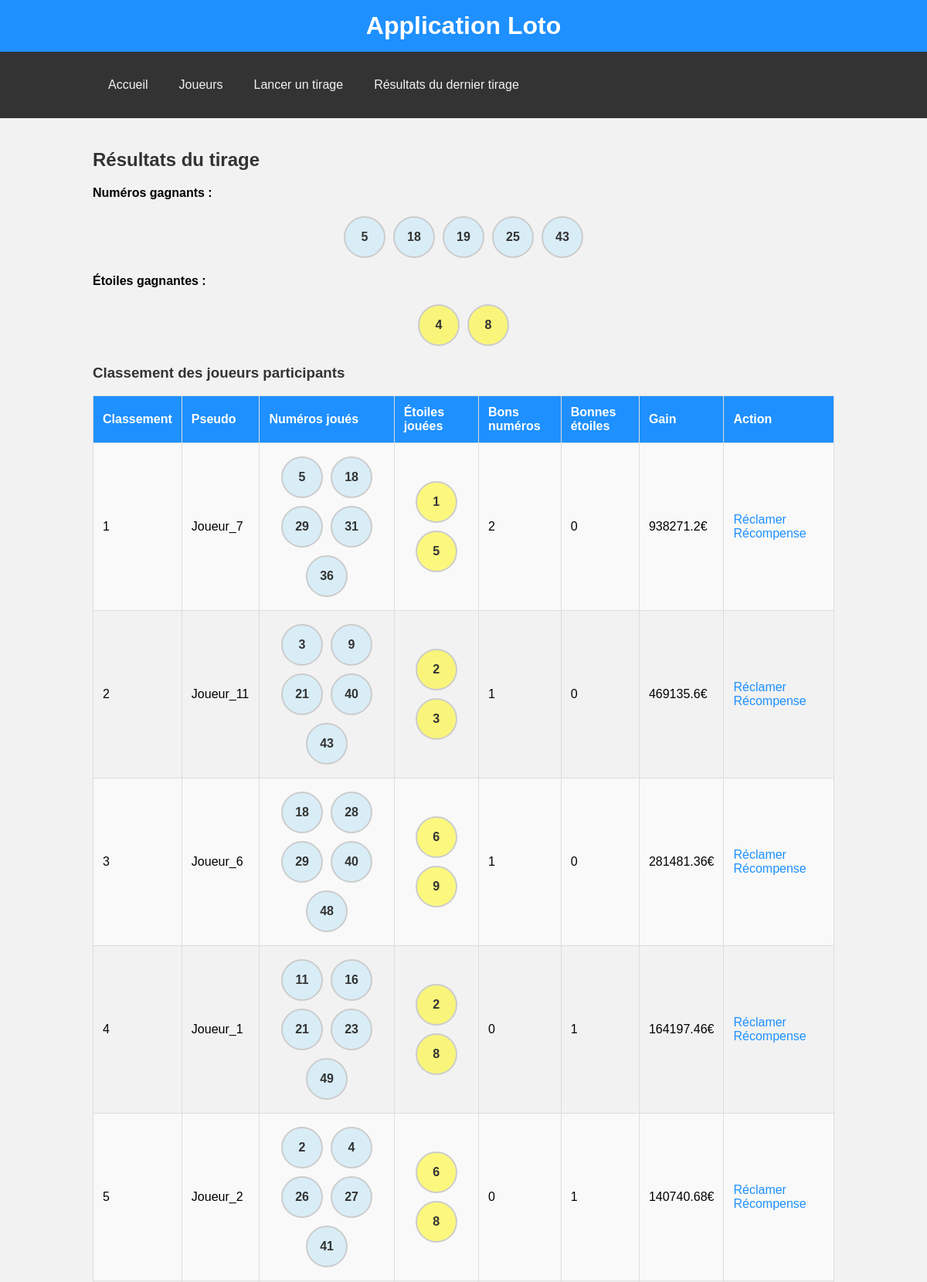
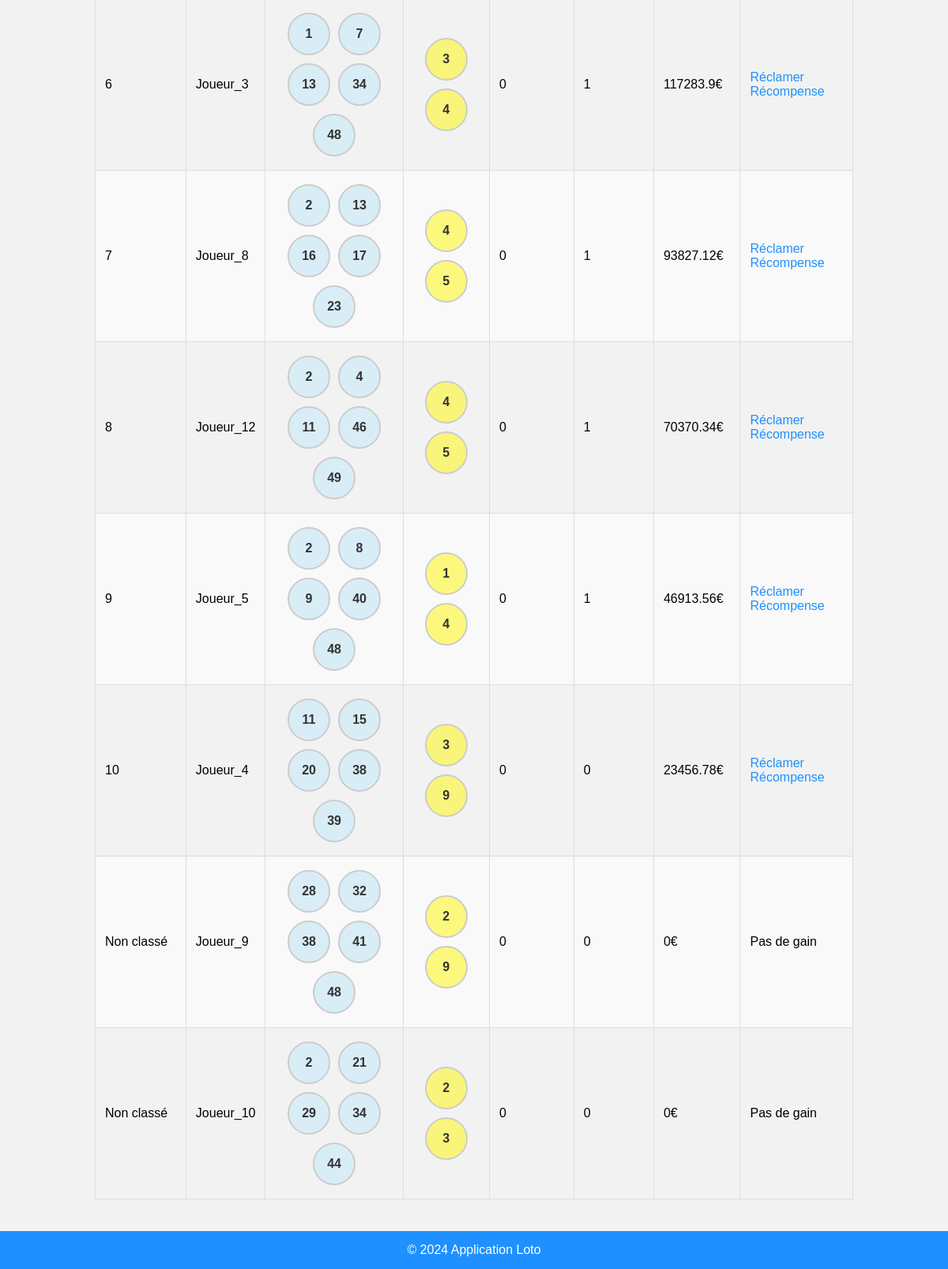
Page /resultats on the committed database (2 pictures, top to bottom).
### Loto.py (models this page shows)
class Joueur(db.Model):
    id = db.Column(db.Integer, primary_key=True)  # Clé primaire
    pseudo = db.Column(db.String(50), unique=True, nullable=False)  # Pseudo du joueur (doit être unique)
    numeros = db.Column(db.String(50))  # Numéros joués par le joueur
    etoiles = db.Column(db.String(50))  # Étoiles jouées par le joueur
    participation = db.Column(db.Boolean, default=True)  # Indique si le joueur participe
    password = db.Column(db.String(100), nullable=False)  # Mot de passe du joueur
    numero_unique = db.Column(db.String(50), unique=True, nullable=False)  # Identifiant unique
    resultats = db.relationship('Resultat', backref='joueur', cascade='all, delete-orphan')  # Relation avec les résultats

class Resultat(db.Model):
    id = db.Column(db.Integer, primary_key=True)
    tirage_id = db.Column(db.Integer, db.ForeignKey('tirage.id', ondelete='CASCADE'), nullable=False)
    joueur_id = db.Column(db.Integer, db.ForeignKey('joueur.id', ondelete='CASCADE'), nullable=False)
    bons_numeros = db.Column(db.Integer)
    bonnes_etoiles = db.Column(db.Integer)
    gain = db.Column(db.Float)
    classement = db.Column(db.Integer)
    proximity_score = db.Column(db.Integer)

### Loto.py (the view)
@app.route('/resultats')
def afficher_resultats():
    tirage = Tirage.query.order_by(Tirage.id.desc()).first()  # Récupère le dernier tirage
    if not tirage:
        return "Aucun tirage n'a été effectué."  # Si aucun tirage n'a eu lieu, renvoie un message
    resultats = Resultat.query.filter_by(tirage_id=tirage.id).all()
    resultats_display = []
    for res in resultats:
        joueur = Joueur.query.get(res.joueur_id)
        resultats_display.append({
            'joueur_id': joueur.id,
            'pseudo': joueur.pseudo,
            'numeros': joueur.numeros.split(','),  # Conversion des numéros en liste
            'etoiles': joueur.etoiles.split(','),
            'bons_numeros': res.bons_numeros,
            'bonnes_etoiles': res.bonnes_etoiles,
            'gain': round(res.gain if res.gain else 0, 2),
            'classement': res.classement if res.classement else 'Non classé'
        })
    resultats_display = sorted(resultats_display, key=lambda x: (x['classement'] if isinstance(x['classement'], int) else float('inf')))
    numeros_gagnants = list(map(int, tirage.numeros.split(',')))
    etoiles_gagnantes = list(map(int, tirage.etoiles.split(',')))
    return render_template('resultats.html',
                           numeros_gagnants=numeros_gagnants,
                           etoiles_gagnantes=etoiles_gagnantes,
                           resultats=resultats_display)

### templates/resultats.html (shortened to what this page needs)
{% extends "base.html" %}
{% block content %}
<h2>Résultats du tirage</h2>
<p><strong>Numéros gagnants :</strong></p>
<div class="boules">
    {% for num in numeros_gagnants %}
    <div class="boule">{{ num }}</div>
    {% endfor %}
</div>
<p><strong>Étoiles gagnantes :</strong></p>
<div class="etoiles">
    {% for num in etoiles_gagnantes %}
    <div class="etoile">{{ num }}</div>
    {% endfor %}
</div>
<h3>Classement des joueurs participants</h3>
<table border="1">
    <tr>
        <th>Classement</th>
        <th>Pseudo</th>
        <th>Numéros joués</th>
        <th>Étoiles jouées</th>
        <th>Bons numéros</th>
        <th>Bonnes étoiles</th>
        <th>Gain</th>
        <th>Action</th>
    </tr>
    {% for res in resultats %}
    <tr>
        <td>{{ res.classement }}</td>
        <td>{{ res.pseudo }}</td>
        <td>
            <div class="boules">
                {% for num in res.numeros %}
                <div class="boule">{{ num }}</div>
                {% endfor %}
            </div>
        </td>
        <td>
            <div class="etoiles">
                {% for num in res.etoiles %}
                <div class="etoile">{{ num }}</div>
                {% endfor %}
            </div>
        </td>
        <td>{{ res.bons_numeros }}</td>
        <td>{{ res.bonnes_etoiles }}</td>
        <td>
            {% if res.gain > 0 %}
            {{ res.gain }}€<br>
            {% else %}
            0€
            {% endif %}
        </td>
        <td>
            {% if res.gain > 0 %}
            <a href="{{ url_for('reclamer_gain', joueur_id=res.joueur_id) }}" class="btn btn-primary">Réclamer Récompense</a>
            {% else %}
            Pas de gain
            {% endif %}
        </td>
    </tr>
    {% endfor %}
</table>
{% endblock %}

### static/styles.css (style rules this page uses)
body { font-family: Arial, sans-serif; background-color: #f2f2f2; margin: 0; padding: 0; }
.boules, .etoiles { display: flex; flex-wrap: wrap; justify-content: center; }
.boule, .etoile { width: 50px; height: 50px; border-radius: 50%; margin: 5px; display: flex; align-items: center; justify-content: center; cursor: pointer; font-weight: bold; font-size: 16px; border: 2px solid #ccc; transition: background-color 0.3s, border-color 0.3s; user-select: none; }
.boule { color: #333333; background-color: #d9edf7; }
.etoile { color: #333333; background-color: #fff7007f; }
h2, h3 { color: #333; }
table { border-collapse: collapse; width: 100%; margin-bottom: 20px; }
table th, table td { border: 1px solid #ddd; padding: 12px; text-align: left; }
table tr:nth-child(even) { background-color: #f9f9f9; }
table th { background-color: #1E90FF; color: white; }
a { color: #1E90FF; text-decoration: none; }

### templates/resultats.html (style rules this page uses)
.boule { color: #333333; background-color: #d9edf7; }
.etoile { color: #333333; background-color: #fff7007f; }

### rows in the picture
Joueur: classement "1", pseudo "Joueur_7", numeros "5" "18" "29" "31" "36", etoiles "1" "5", bons_numeros "2", bonnes_etoiles "0", gain "938271.2"
Joueur: classement "2", pseudo "Joueur_11", numeros "3" "9" "21" "40" "43", etoiles "2" "3", bons_numeros "1", bonnes_etoiles "0", gain "469135.6"
Joueur: classement "3", pseudo "Joueur_6", numeros "18" "28" "29" "40" "48", etoiles "6" "9", bons_numeros "1", bonnes_etoiles "0", gain "281481.36"
Joueur: classement "4", pseudo "Joueur_1", numeros "11" "16" "21" "23" "49", etoiles "2" "8", bons_numeros "0", bonnes_etoiles "1", gain "164197.46"
Joueur: classement "5", pseudo "Joueur_2", numeros "2" "4" "26" "27" "41", etoiles "6" "8", bons_numeros "0", bonnes_etoiles "1", gain "140740.68"
Joueur: classement "6", pseudo "Joueur_3", numeros "1" "7" "13" "34" "48", etoiles "3" "4", bons_numeros "0", bonnes_etoiles "1", gain "117283.9"
Joueur: classement "7", pseudo "Joueur_8", numeros "2" "13" "16" "17" "23", etoiles "4" "5", bons_numeros "0", bonnes_etoiles "1", gain "93827.12"
Joueur: classement "8", pseudo "Joueur_12", numeros "2" "4" "11" "46" "49", etoiles "4" "5", bons_numeros "0", bonnes_etoiles "1", gain "70370.34"
Joueur: classement "9", pseudo "Joueur_5", numeros "2" "8" "9" "40" "48", etoiles "1" "4", bons_numeros "0", bonnes_etoiles "1", gain "46913.56"
Joueur: classement "10", pseudo "Joueur_4", numeros "11" "15" "20" "38" "39", etoiles "3" "9", bons_numeros "0", bonnes_etoiles "0", gain "23456.78"
Resultat: classement "Non classé"
Joueur: pseudo "Joueur_9"
Resultat: classement "Non classé"
Joueur: pseudo "Joueur_10"

### other values in the picture
{{ num }} "5" "18" "19" "25" "43"
{{ num }} "4" "8"
{{ num }} "28" "32" "38" "41" "48" "2" "21" "29" "34" "44"
{{ num }} "2" "9" "2" "3"
{{ res.bons_numeros }} "0" "0"
{{ res.bonnes_etoiles }} "0" "0"
